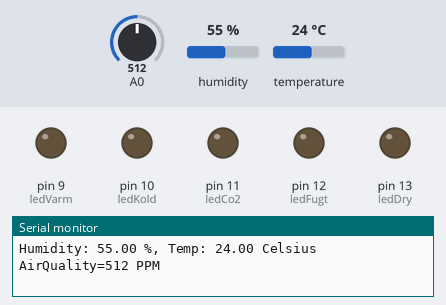
A sketch run on a simulated Arduino Uno, built with avr-gcc and run on an emulated ATmega328P. Shown: output pins drawn as LEDs (lit = HIGH), the last lines printed to the serial monitor. Inputs (shaded band) come from the test bench; at power-on: humidity 55 %, A0 = 512, temperature 24 °C.

Above: at 1.8 s.
1.9 s: humidity set to 41 %
3.4 s: humidity set to 38 %
At 4.9 s:
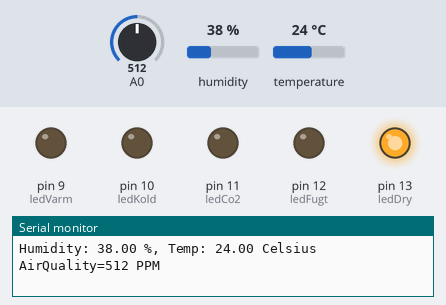
5.5 s: A0 set to 984
7.2 s: A0 set to 1013
At 8.5 s:
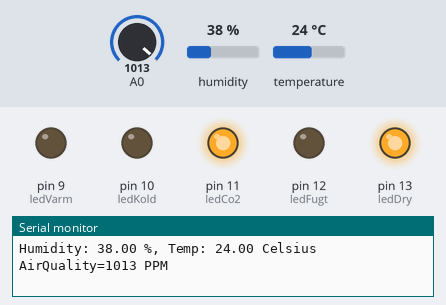
9.5 s: temperature set to 20.6 °C
11.2 s: temperature set to 19.2 °C
At 13.4 s:
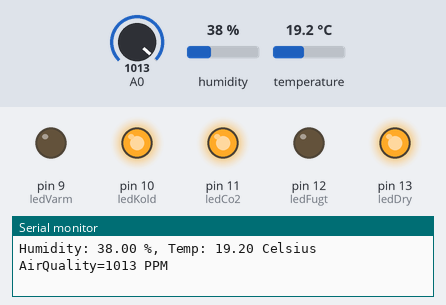
Timing chart, 0 to 14.5 s (numbered marks = the images above; inputs shaded):
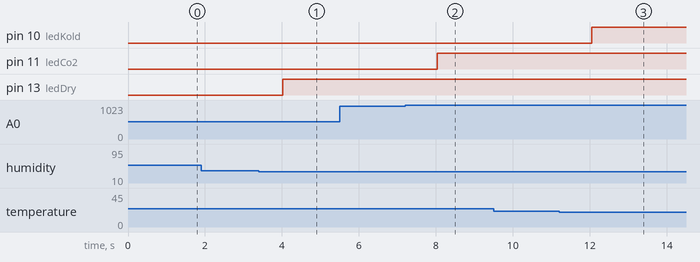

Measured:
- the behaviour switches between 40 and 39 % on humidity (found by bisection; images 0 and 1)
- the behaviour switches between 1000 and 1001 on A0 (found by bisection; images 1 and 2)
- the behaviour switches between 20 and 19.9 °C on temperature (found by bisection; images 2 and 3)
- after the input at 3.4 s, pin 13 (ledDry): LOW → HIGH after 0.62 s
- after the input at 7.2 s, pin 11 (ledCo2): LOW → HIGH after 0.84 s
- after the input at 11.2 s, pin 10 (ledKold): LOW → HIGH after 0.86 s

The sketch:

Better_indoors.ino
```cpp
#include <DHT.h>
#define DHTPIN 3     // Hvilken pin DHT22 sidder i.
#define DHTTYPE DHT22   // DHT 22
DHT dht(DHTPIN, DHTTYPE); //// int DHT sensoren


int chk;
float hum;  //Stores humidity value
float temp; //Stores temperature value


int sensorValue1; //navnet på Co2 mål
int ledDry = 13; //led til tørhed
int ledFugt = 12; //led til fugt
int ledCo2 = 11; //led til Co2
int ledKold = 10; //led til koldhed
int ledVarm = 9; //led til varme
void setup()
{
  Serial.begin(9600);
  dht.begin(); //start DHT
  pinMode(ledVarm, OUTPUT); //Led outputs
  pinMode(ledKold, OUTPUT);
  pinMode(ledCo2, OUTPUT);
  pinMode(ledFugt, OUTPUT);
  pinMode(ledDry, OUTPUT);
}

void loop()
{
    //Læs data og gem det i hum og temp.
    hum = dht.readHumidity();
    temp= dht.readTemperature();
    sensorValue1 = analogRead(0);
    //Print vores værdier
    Serial.print("Humidity: ");
    Serial.print(hum);
    Serial.print(" %, Temp: ");
    Serial.print(temp);
    Serial.print(" Celsius");
    Serial.print(" AirQuality=");
    Serial.print(sensorValue1, DEC);
    Serial.println(" PPM");
    if (temp < 20)
      digitalWrite(ledKold, HIGH);
    if (temp > 30)
      digitalWrite(ledVarm, HIGH);
    if (hum > 60)
      digitalWrite(ledFugt, HIGH);
    if (hum < 40)
      digitalWrite(ledDry, HIGH);
    if (sensorValue1 > 1000)
      digitalWrite(ledCo2, HIGH);
    delay(1000); //Delay 1 sec.

}
```
